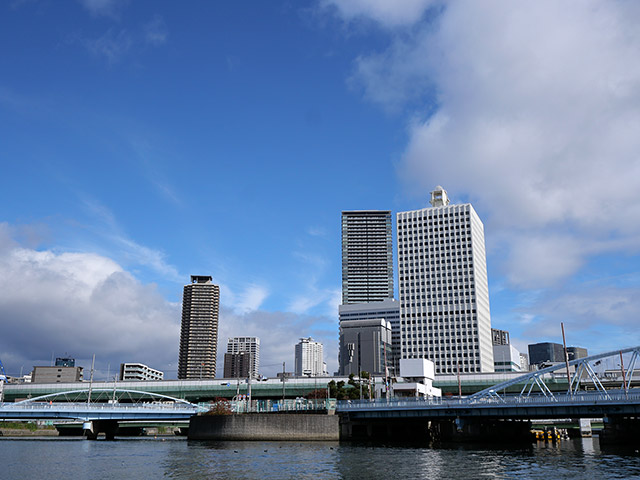
#> input picture sample_image/01.jpg, 640 x 480 px
$ python fc_bug.py sample_image/01.jpg
#> lines starting #> are read from the running program, lines starting #| are printed output that depends on the picture; after the words box and inside, x2 and y2 are one past the last pixel; in counts of white or black regions, pixels touching at a corner belong together
import cv2
import sys
import os
import random
import glob
import numpy as np
from scipy.fftpack import dct

def create_bug(filename):
#> called with filename = 'sample_image/01.jpg'
    src_img = cv2.imread(filename)
#> src_img is the input picture: shape (480, 640, 3); mean B, G, R 165.4, 128.4, 103.3
    height, width = src_img.shape[:2]
#> height = 480; width = 640

    #--------------------------------
    # crop image
    #--------------------------------
    DIVISION_NUM = 32
    block_size = int(width / DIVISION_NUM)
#> block_size = 20

    crop_size = [height % block_size, width % block_size]
#> crop_size = [0, 0]
    start_pos = [int(crop_size[0] / 2), int(crop_size[1] / 2)]
#> start_pos = [0, 0]
    end_pos = [height - (crop_size[0] - start_pos[0]), width - (crop_size[1] - start_pos[1])]
#> end_pos = [480, 640]
    src_img = src_img[start_pos[0]:end_pos[0], start_pos[1]:end_pos[1], :]

    height, width = src_img.shape[:2]

    # parameters
    dst_img = np.zeros((height, width, 3), dtype = np.uint8)

    num_of_blocks = int((height / block_size) * (width / block_size))
#> num_of_blocks = 768
    block_num_y = int(height / block_size)
#> block_num_y = 24
    block_num_x = int(width / block_size)
#> block_num_x = 32

    block_order = []

    # initial position
    for i in range(num_of_blocks):
        block_order.append(i)
#> after the loop, block_order = 768 values from 0 to 767

    #--------------------------------
    # random shuffle
    #--------------------------------
    for i in range(int(num_of_blocks/1.5)):
        block_order[random.randrange(num_of_blocks)] = random.randrange(num_of_blocks)

    #--------------------------------
    # similar block paste
    #--------------------------------
    gray_img = cv2.cvtColor(src_img, cv2.COLOR_RGB2GRAY)
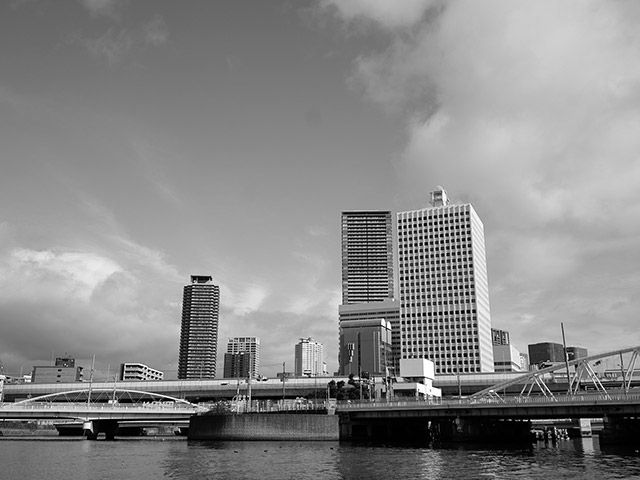
#> gray_img: shape (480, 640); min 0, max 255, mean 136.6

    # find low and high frequency blocks(DCT)
    dct_dc = []
    dct_ac = []
    for dst_block_y in range(block_num_y):
        for dst_block_x in range(block_num_x):
            xx = dst_block_x * block_size
            yy = dst_block_y * block_size
            dct_img = dct(dct(gray_img[yy:yy+block_size, xx:xx+block_size], axis=0, norm='ortho'), axis=1, norm='ortho')

            dct_dc.append(int(dct_img[0, 0]))   # DC coeff
            dct_ac.append(int(dct_img[int(block_size/2), int(block_size/2)]))   # AC(middle) coeff
#> after the loop, dct_ac = 768 values, max 58 at index 586, min -63 at index 531, mean -0.301; dct_dc = 768 values, max 4489 at index 420, min 21 at index 692, mean 2731.2

    dc_max_idx = dct_dc.index(max(dct_dc))
#> dc_max_idx = 420
    ac_max_idx = dct_ac.index(sorted(dct_ac)[-random.randrange(5)])
#> ac_max_idx = 586

    # choose replaced block
    dst_block = dc_max_idx
#> dst_block = 420
    dst_block_y, dst_block_x = divmod(dst_block, block_num_x) # q, mod
#> dst_block_y = 13; dst_block_x = 4

    # templete matching
    dst_y = dst_block_y * block_size
#> dst_y = 260
    dst_x = dst_block_x * block_size
#> dst_x = 80

    res = cv2.matchTemplate(gray_img, gray_img[dst_y:(dst_y+block_size), dst_x:(dst_x+block_size)], cv2.TM_SQDIFF_NORMED)
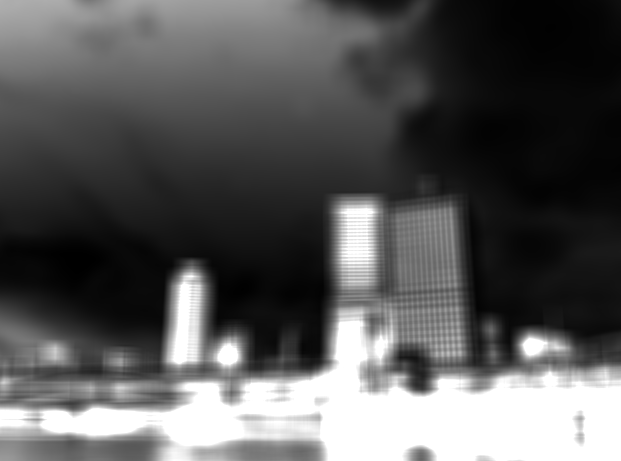
#> res: shape (461, 621) float32; min 0, max 1, mean 0.351
    loc = np.where(res < 0.1)
#> loc = 88147 positions, rows 0 to 363, columns 0 to 620

    # paste
    src_block = ac_max_idx
#> src_block = 586
    match_num = 0
    for pt in zip(*loc[::-1]):
        if (pt[0] % block_size) == 0 and (pt[1] % block_size) == 0:
            block_no = int((pt[1] * block_num_x + pt[0]) / block_size)
            block_order[block_no] = src_block

            match_num += 1
#> this loop made 88147 passes
#> (pt, block_no) on passes 16, 36, 42: ((380, 0), 19), ((400, 0), 20), ((440, 0), 22)
#> block_no on passes 62, 82, 102, 122, 142, 162: 23, 24, 25, 26, 27, 28
#> after the loop, block_order = 768 values, max 765 at index 765, min 0 at index 262, mean 448.9; match_num = 238

    #--------------------------------
    # vertical paste
    #--------------------------------
    if match_num < 20:
        for i in range(3):
            col = random.randrange(int(width / block_size))

            for j in range(random.randrange(1, 3)):
                src_block = random.randrange(num_of_blocks)

                for k in range(col + j, num_of_blocks, int(width / block_size)):
                    block_order[k] = src_block

    #--------------------------------
    # random change color
    #--------------------------------
    for i in range(50):
        target_block = random.randrange(num_of_blocks)
        target_block_y, target_block_x = divmod(target_block, block_num_x) # q, mod
        target_img_y = target_block_y * block_size
        target_img_x = target_block_x * block_size
        rgb = random.randrange(3)
        src_img[target_img_y:(target_img_y+block_size), target_img_x:(target_img_x+block_size), rgb] -= 128
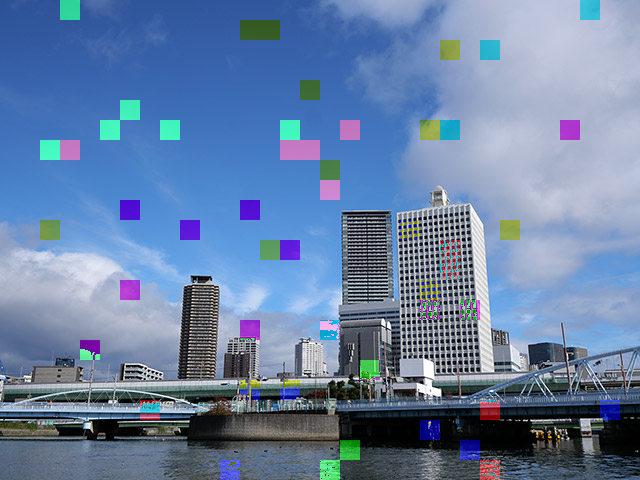
#> src_img: shape (480, 640, 3); 6.51% of pixels changed, all inside (x1, y1, x2, y2) = (40, 0, 620, 480)

    #--------------------------------
    # create output image
    #--------------------------------
    for dst_block_y in range(block_num_y):
        for dst_block_x in range(block_num_x):
            curr_pos = dst_block_y * block_num_x + dst_block_x
            src_block_y, src_block_x = divmod(block_order[curr_pos], block_num_x) # q, mod

            src_img_y = src_block_y * block_size
            src_img_x = src_block_x * block_size
            dst_img_y = dst_block_y * block_size
            dst_img_x = dst_block_x * block_size

            dst_img[dst_img_y:(dst_img_y+block_size), dst_img_x:(dst_img_x+block_size), :] = src_img[src_img_y:(src_img_y+block_size), src_img_x:(src_img_x+block_size), :]
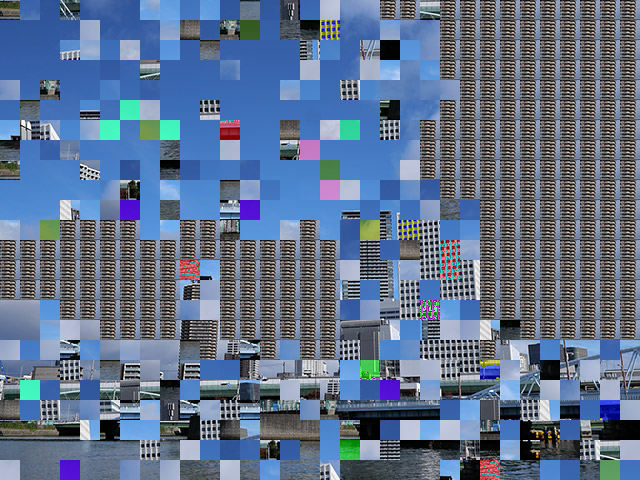
#> dst_img: shape (480, 640, 3); mean B, G, R 141.1, 113.6, 94.9

    #--------------------------------
    # save image
    #--------------------------------
    dirname = os.path.dirname(filename)
    if dirname == '': dirname = '.'
    basename = os.path.basename(filename)
    outpath = '{}/out_{}.jpg'.format(dirname, basename[:-4])
    cv2.imwrite(outpath, dst_img)
    print('output:', outpath)


if __name__ == '__main__':
    args = sys.argv
    if len(args) < 2:
        print("Please input file_name or directory_name.")
        exit()
    else:
        filename = args[1]

    # directory
    if os.path.isdir(filename):
        types = ['*.jpg', '*.jpeg', '*.png', '*.bmp']
        paths = []
        for t in types:
            paths.extend(glob.glob(os.path.join(filename+'/', t)))

        for p in paths:
            print('input:', p)
            if os.path.basename(p)[:4] == 'out_':
                print('skip')
                continue
            create_bug(p)

    # single file
    else:
        create_bug(filename)

$ run again, on sample_image/03.jpg
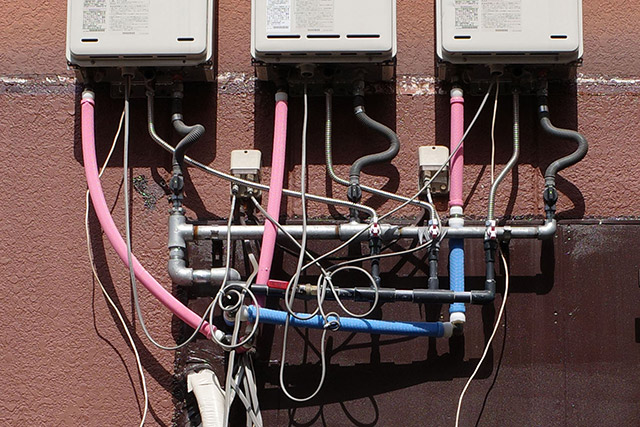
#> input picture sample_image/03.jpg, 640 x 427 px
#> in create_bug, src_img is the input picture: shape (427, 640, 3); mean B, G, R 82.2, 84.7, 107.3
#> after the loop in create_bug, `for dst_block_y in range(block_num_y):`: dct_ac = 672 values, max 106 at index 282, min -89 at index 423, mean -0.36; dct_dc = 672 values, max 4587 at index 618, min 146 at index 186, mean 1719
#> dc_max_idx = 618
#> ac_max_idx = 495
#> dst_block = 618
#> dst_block_y = 19; dst_block_x = 10
#> dst_y = 380
#> dst_x = 200
#> in create_bug, `res = cv2.matchTemplate(gray_img, gray_img[dst_y:(dst_y+block_size), d..`:
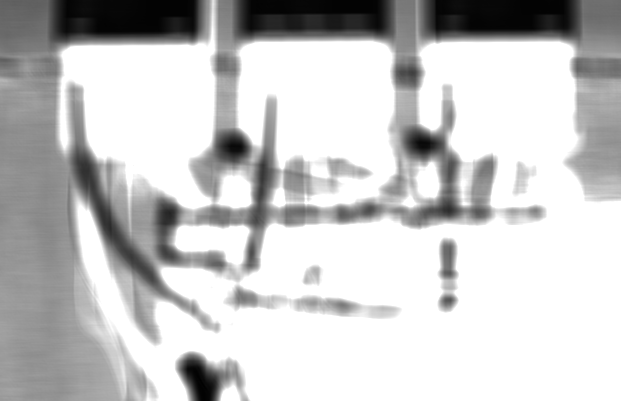
#> res: shape (401, 621) float32; min 3.76e-07, max 1, mean 0.782
#> loc = 11437 positions, rows 0 to 400, columns 61 to 569
#> src_block = 495
#> the loop in create_bug, `for pt in zip(*loc[::-1]):` made 11437 passes
#> (pt, block_no) on passes 20, 40, 60: ((80, 0), 4), ((100, 0), 5), ((120, 0), 6)
#> after the loop in create_bug, `for pt in zip(*loc[::-1]):`: block_order = 672 values, max 671 at index 506, min 0 at index 0, mean 349.3; match_num = 37
#> after the loop in create_bug, `for dst_block_y in range(block_num_y):`:
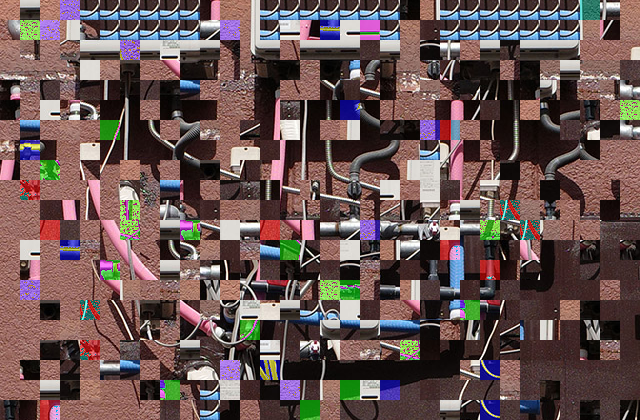
#> dst_img: shape (420, 640, 3); mean B, G, R 82.8, 84.1, 104.2
